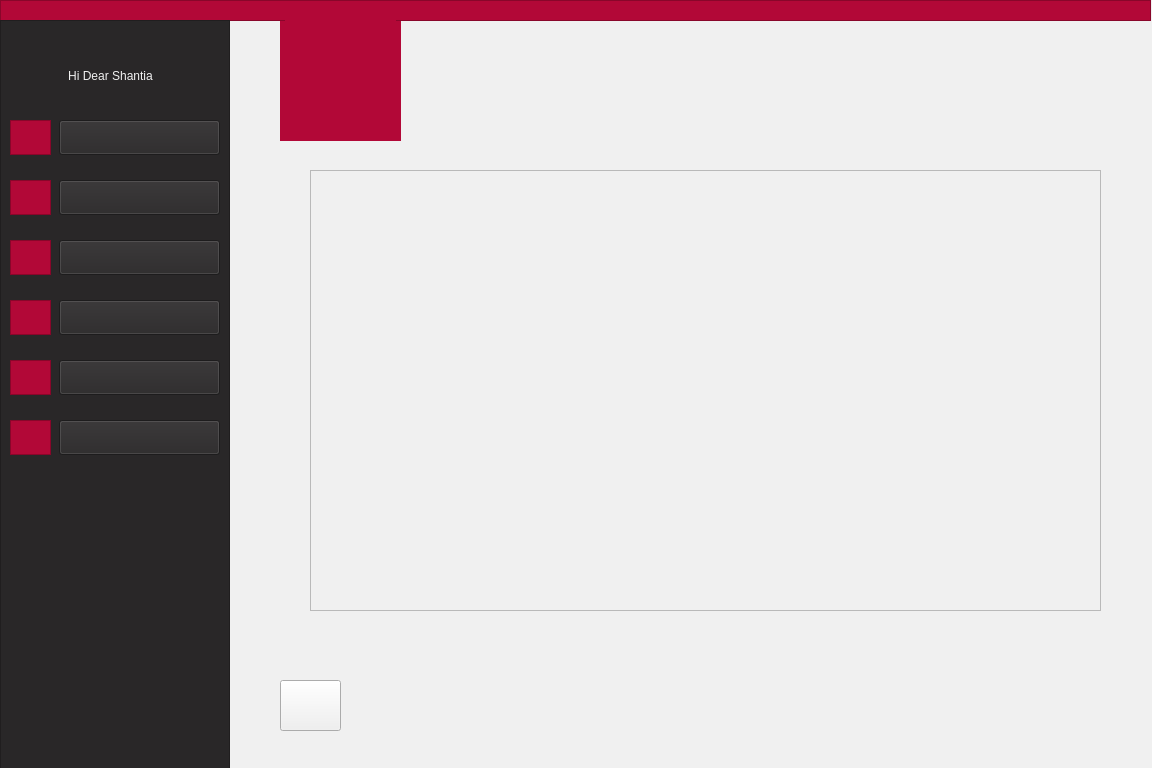
<?xml version="1.0" encoding="UTF-8"?>
<ui version="4.0">
 <class>TeacherClassInfo</class>
 <widget class="QWidget" name="TeacherClassInfo">
  <property name="geometry">
   <rect>
    <x>0</x>
    <y>0</y>
    <width>1152</width>
    <height>768</height>
   </rect>
  </property>
  <property name="minimumSize">
   <size>
    <width>1152</width>
    <height>768</height>
   </size>
  </property>
  <property name="windowTitle">
   <string>Form</string>
  </property>
  <property name="styleSheet">
   <string notr="true">background-color: rgb(240, 240, 240);</string>
  </property>
  <widget class="QLabel" name="label">
   <property name="geometry">
    <rect>
     <x>280</x>
     <y>20</y>
     <width>121</width>
     <height>121</height>
    </rect>
   </property>
   <property name="styleSheet">
    <string notr="true">background-color: rgb(178, 8, 55);
border-color: rgb(178, 8, 55);
</string>
   </property>
   <property name="text">
    <string/>
   </property>
   <property name="pixmap">
    <pixmap>:/AjaxLogo/filename.jpg</pixmap>
   </property>
   <property name="scaledContents">
    <bool>true</bool>
   </property>
   <property name="alignment">
    <set>Qt::AlignCenter</set>
   </property>
  </widget>
  <widget class="QPushButton" name="backToMenu">
   <property name="geometry">
    <rect>
     <x>280</x>
     <y>680</y>
     <width>61</width>
     <height>51</height>
    </rect>
   </property>
   <property name="text">
    <string/>
   </property>
  </widget>
  <widget class="QLabel" name="label_14">
   <property name="geometry">
    <rect>
     <x>280</x>
     <y>680</y>
     <width>41</width>
     <height>46</height>
    </rect>
   </property>
   <property name="styleSheet">
    <string>font: 9pt &quot;Montserrat&quot;;
color: rgb(178, 8, 55);</string>
   </property>
   <property name="text">
    <string/>
   </property>
   <property name="pixmap">
    <pixmap resource="arrowIcon.qrc">:/new/prefix1/icons8-left-arrow-50.png</pixmap>
   </property>
   <property name="scaledContents">
    <bool>true</bool>
   </property>
  </widget>
  <widget class="QFrame" name="frame">
   <property name="geometry">
    <rect>
     <x>0</x>
     <y>0</y>
     <width>1151</width>
     <height>21</height>
    </rect>
   </property>
   <property name="styleSheet">
    <string notr="true">background-color: rgb(178, 8, 55);
border-color: rgb(178, 8, 55);</string>
   </property>
   <property name="frameShape">
    <enum>QFrame::StyledPanel</enum>
   </property>
   <property name="frameShadow">
    <enum>QFrame::Raised</enum>
   </property>
  </widget>
  <widget class="QScrollArea" name="scrollArea">
   <property name="geometry">
    <rect>
     <x>310</x>
     <y>170</y>
     <width>791</width>
     <height>441</height>
    </rect>
   </property>
   <property name="widgetResizable">
    <bool>true</bool>
   </property>
   <widget class="QWidget" name="scrollAreaWidgetContents">
    <property name="geometry">
     <rect>
      <x>0</x>
      <y>0</y>
      <width>789</width>
      <height>439</height>
     </rect>
    </property>
    <layout class="QVBoxLayout" name="verticalLayout_3">
     <item>
      <layout class="QVBoxLayout" name="verticalLayout_2"/>
     </item>
    </layout>
   </widget>
  </widget>
  <widget class="QLabel" name="label_9">
   <property name="geometry">
    <rect>
     <x>285</x>
     <y>20</y>
     <width>111</width>
     <height>111</height>
    </rect>
   </property>
   <property name="styleSheet">
    <string notr="true">background-color: rgb(178, 8, 55);</string>
   </property>
   <property name="text">
    <string/>
   </property>
   <property name="pixmap">
    <pixmap resource="pictures.qrc">:/logo/filename.jpg</pixmap>
   </property>
   <property name="scaledContents">
    <bool>true</bool>
   </property>
  </widget>
  <widget class="QFrame" name="frame_2">
   <property name="geometry">
    <rect>
     <x>0</x>
     <y>20</y>
     <width>230</width>
     <height>768</height>
    </rect>
   </property>
   <property name="styleSheet">
    <string notr="true">background-color: rgb(41, 39, 40);
border-color: rgb(41, 39, 40);</string>
   </property>
   <property name="frameShape">
    <enum>QFrame::StyledPanel</enum>
   </property>
   <property name="frameShadow">
    <enum>QFrame::Raised</enum>
   </property>
   <widget class="QPushButton" name="pushButton">
    <property name="geometry">
     <rect>
      <x>59</x>
      <y>100</y>
      <width>161</width>
      <height>35</height>
     </rect>
    </property>
    <property name="styleSheet">
     <string notr="true">font: 11pt &quot;Montserrat&quot;;
</string>
    </property>
    <property name="text">
     <string/>
    </property>
   </widget>
   <widget class="QPushButton" name="pushButton_2">
    <property name="geometry">
     <rect>
      <x>59</x>
      <y>160</y>
      <width>161</width>
      <height>35</height>
     </rect>
    </property>
    <property name="styleSheet">
     <string notr="true">font: 11pt &quot;Montserrat&quot;;
</string>
    </property>
    <property name="text">
     <string/>
    </property>
   </widget>
   <widget class="QPushButton" name="pushButton_3">
    <property name="geometry">
     <rect>
      <x>59</x>
      <y>220</y>
      <width>161</width>
      <height>35</height>
     </rect>
    </property>
    <property name="styleSheet">
     <string notr="true">font: 11pt &quot;Montserrat&quot;;
</string>
    </property>
    <property name="text">
     <string/>
    </property>
   </widget>
   <widget class="QPushButton" name="pushButton_4">
    <property name="geometry">
     <rect>
      <x>59</x>
      <y>280</y>
      <width>161</width>
      <height>35</height>
     </rect>
    </property>
    <property name="styleSheet">
     <string notr="true">font: 11pt &quot;Montserrat&quot;;
</string>
    </property>
    <property name="text">
     <string/>
    </property>
   </widget>
   <widget class="QPushButton" name="pushButton_5">
    <property name="geometry">
     <rect>
      <x>59</x>
      <y>340</y>
      <width>161</width>
      <height>35</height>
     </rect>
    </property>
    <property name="styleSheet">
     <string notr="true">font: 11pt &quot;Montserrat&quot;;
</string>
    </property>
    <property name="text">
     <string/>
    </property>
   </widget>
   <widget class="QPushButton" name="pushButton_6">
    <property name="geometry">
     <rect>
      <x>59</x>
      <y>400</y>
      <width>161</width>
      <height>35</height>
     </rect>
    </property>
    <property name="styleSheet">
     <string notr="true">font: 11pt &quot;Montserrat&quot;;
</string>
    </property>
    <property name="text">
     <string/>
    </property>
   </widget>
   <widget class="QFrame" name="frame_3">
    <property name="geometry">
     <rect>
      <x>10</x>
      <y>100</y>
      <width>41</width>
      <height>35</height>
     </rect>
    </property>
    <property name="styleSheet">
     <string notr="true">background-color: rgb(178, 8, 55);
border-color: rgb(178, 8, 55);</string>
    </property>
    <property name="frameShape">
     <enum>QFrame::StyledPanel</enum>
    </property>
    <property name="frameShadow">
     <enum>QFrame::Raised</enum>
    </property>
    <widget class="QLabel" name="label_21">
     <property name="geometry">
      <rect>
       <x>5</x>
       <y>2</y>
       <width>31</width>
       <height>31</height>
      </rect>
     </property>
     <property name="styleSheet">
      <string notr="true"/>
     </property>
     <property name="text">
      <string/>
     </property>
     <property name="pixmap">
      <pixmap resource="icon.qrc">:/icon/profile.png</pixmap>
     </property>
     <property name="scaledContents">
      <bool>true</bool>
     </property>
    </widget>
   </widget>
   <widget class="QFrame" name="frame_5">
    <property name="geometry">
     <rect>
      <x>10</x>
      <y>160</y>
      <width>41</width>
      <height>35</height>
     </rect>
    </property>
    <property name="cursor">
     <cursorShape>ArrowCursor</cursorShape>
    </property>
    <property name="styleSheet">
     <string notr="true">background-color: rgb(178, 8, 55);
border-color: rgb(178, 8, 55);</string>
    </property>
    <property name="frameShape">
     <enum>QFrame::StyledPanel</enum>
    </property>
    <property name="frameShadow">
     <enum>QFrame::Raised</enum>
    </property>
    <widget class="QLabel" name="label_18">
     <property name="geometry">
      <rect>
       <x>5</x>
       <y>2</y>
       <width>31</width>
       <height>31</height>
      </rect>
     </property>
     <property name="text">
      <string/>
     </property>
     <property name="pixmap">
      <pixmap resource="icon.qrc">:/icon/message.png</pixmap>
     </property>
     <property name="scaledContents">
      <bool>true</bool>
     </property>
    </widget>
   </widget>
   <widget class="QFrame" name="frame_6">
    <property name="geometry">
     <rect>
      <x>10</x>
      <y>220</y>
      <width>41</width>
      <height>35</height>
     </rect>
    </property>
    <property name="styleSheet">
     <string notr="true">background-color: rgb(178, 8, 55);
border-color: rgb(178, 8, 55);</string>
    </property>
    <property name="frameShape">
     <enum>QFrame::StyledPanel</enum>
    </property>
    <property name="frameShadow">
     <enum>QFrame::Raised</enum>
    </property>
    <widget class="QLabel" name="label_10">
     <property name="geometry">
      <rect>
       <x>5</x>
       <y>2</y>
       <width>31</width>
       <height>31</height>
      </rect>
     </property>
     <property name="text">
      <string/>
     </property>
     <property name="pixmap">
      <pixmap resource="icon.qrc">:/icon/information.png</pixmap>
     </property>
     <property name="scaledContents">
      <bool>true</bool>
     </property>
    </widget>
   </widget>
   <widget class="QFrame" name="frame_7">
    <property name="geometry">
     <rect>
      <x>10</x>
      <y>280</y>
      <width>41</width>
      <height>35</height>
     </rect>
    </property>
    <property name="styleSheet">
     <string notr="true">background-color: rgb(178, 8, 55);
border-color: rgb(178, 8, 55);</string>
    </property>
    <property name="frameShape">
     <enum>QFrame::StyledPanel</enum>
    </property>
    <property name="frameShadow">
     <enum>QFrame::Raised</enum>
    </property>
    <widget class="QLabel" name="label_19">
     <property name="geometry">
      <rect>
       <x>5</x>
       <y>2</y>
       <width>31</width>
       <height>31</height>
      </rect>
     </property>
     <property name="text">
      <string/>
     </property>
     <property name="pixmap">
      <pixmap resource="icon.qrc">:/icon/upload-mail.png</pixmap>
     </property>
     <property name="scaledContents">
      <bool>true</bool>
     </property>
    </widget>
   </widget>
   <widget class="QFrame" name="frame_8">
    <property name="geometry">
     <rect>
      <x>10</x>
      <y>340</y>
      <width>41</width>
      <height>35</height>
     </rect>
    </property>
    <property name="styleSheet">
     <string notr="true">background-color: rgb(178, 8, 55);
border-color: rgb(178, 8, 55);</string>
    </property>
    <property name="frameShape">
     <enum>QFrame::StyledPanel</enum>
    </property>
    <property name="frameShadow">
     <enum>QFrame::Raised</enum>
    </property>
    <widget class="QLabel" name="label_11">
     <property name="geometry">
      <rect>
       <x>5</x>
       <y>2</y>
       <width>31</width>
       <height>31</height>
      </rect>
     </property>
     <property name="text">
      <string/>
     </property>
     <property name="pixmap">
      <pixmap resource="icon.qrc">:/icon/schedule.png</pixmap>
     </property>
     <property name="scaledContents">
      <bool>true</bool>
     </property>
    </widget>
   </widget>
   <widget class="QFrame" name="frame_9">
    <property name="geometry">
     <rect>
      <x>10</x>
      <y>400</y>
      <width>41</width>
      <height>35</height>
     </rect>
    </property>
    <property name="styleSheet">
     <string notr="true">background-color: rgb(178, 8, 55);
border-color: rgb(178, 8, 55);</string>
    </property>
    <property name="frameShape">
     <enum>QFrame::StyledPanel</enum>
    </property>
    <property name="frameShadow">
     <enum>QFrame::Raised</enum>
    </property>
    <widget class="QLabel" name="label_12">
     <property name="geometry">
      <rect>
       <x>5</x>
       <y>2</y>
       <width>31</width>
       <height>31</height>
      </rect>
     </property>
     <property name="text">
      <string/>
     </property>
     <property name="pixmap">
      <pixmap resource="second-icon.qrc">:/secong gr/scorecard.png</pixmap>
     </property>
     <property name="scaledContents">
      <bool>true</bool>
     </property>
    </widget>
   </widget>
   <widget class="QLabel" name="label_2">
    <property name="geometry">
     <rect>
      <x>20</x>
      <y>40</y>
      <width>181</width>
      <height>31</height>
     </rect>
    </property>
    <property name="styleSheet">
     <string notr="true">font: 11pt &quot;Montserrat&quot;;
color: rgb(240, 240, 240);</string>
    </property>
    <property name="text">
     <string>Hi Dear Shantia</string>
    </property>
    <property name="alignment">
     <set>Qt::AlignCenter</set>
    </property>
   </widget>
   <widget class="QLabel" name="label_3">
    <property name="geometry">
     <rect>
      <x>110</x>
      <y>100</y>
      <width>61</width>
      <height>30</height>
     </rect>
    </property>
    <property name="autoFillBackground">
     <bool>false</bool>
    </property>
    <property name="styleSheet">
     <string notr="true">font: 11pt &quot;Montserrat&quot;;
color: rgb(240, 240, 240);</string>
    </property>
    <property name="lineWidth">
     <number>0</number>
    </property>
    <property name="text">
     <string>Profile</string>
    </property>
    <property name="alignment">
     <set>Qt::AlignCenter</set>
    </property>
   </widget>
   <widget class="QLabel" name="label_4">
    <property name="geometry">
     <rect>
      <x>90</x>
      <y>160</y>
      <width>101</width>
      <height>30</height>
     </rect>
    </property>
    <property name="styleSheet">
     <string notr="true">font: 11pt &quot;Montserrat&quot;;
color: rgb(240, 240, 240);</string>
    </property>
    <property name="text">
     <string>Messages</string>
    </property>
    <property name="alignment">
     <set>Qt::AlignCenter</set>
    </property>
   </widget>
   <widget class="QLabel" name="label_5">
    <property name="geometry">
     <rect>
      <x>60</x>
      <y>220</y>
      <width>161</width>
      <height>30</height>
     </rect>
    </property>
    <property name="styleSheet">
     <string notr="true">font: 11pt &quot;Montserrat&quot;;
color: rgb(240, 240, 240);</string>
    </property>
    <property name="text">
     <string>Class Information</string>
    </property>
    <property name="alignment">
     <set>Qt::AlignCenter</set>
    </property>
   </widget>
   <widget class="QLabel" name="label_6">
    <property name="geometry">
     <rect>
      <x>70</x>
      <y>280</y>
      <width>141</width>
      <height>30</height>
     </rect>
    </property>
    <property name="styleSheet">
     <string notr="true">font: 11pt &quot;Montserrat&quot;;
color: rgb(240, 240, 240);</string>
    </property>
    <property name="text">
     <string>Send Assertion</string>
    </property>
    <property name="alignment">
     <set>Qt::AlignCenter</set>
    </property>
   </widget>
   <widget class="QLabel" name="label_7">
    <property name="geometry">
     <rect>
      <x>60</x>
      <y>340</y>
      <width>161</width>
      <height>30</height>
     </rect>
    </property>
    <property name="styleSheet">
     <string notr="true">font: 11pt &quot;Montserrat&quot;;
color: rgb(240, 240, 240);</string>
    </property>
    <property name="text">
     <string>Weekly Schedule</string>
    </property>
    <property name="alignment">
     <set>Qt::AlignCenter</set>
    </property>
   </widget>
   <widget class="QLabel" name="label_8">
    <property name="geometry">
     <rect>
      <x>70</x>
      <y>400</y>
      <width>131</width>
      <height>30</height>
     </rect>
    </property>
    <property name="styleSheet">
     <string notr="true">font: 11pt &quot;Montserrat&quot;;
color: rgb(240, 240, 240);</string>
    </property>
    <property name="text">
     <string>Record Scores</string>
    </property>
    <property name="alignment">
     <set>Qt::AlignCenter</set>
    </property>
   </widget>
   <zorder>frame_3</zorder>
   <zorder>frame_5</zorder>
   <zorder>frame_6</zorder>
   <zorder>frame_7</zorder>
   <zorder>frame_8</zorder>
   <zorder>frame_9</zorder>
   <zorder>label_2</zorder>
   <zorder>label_3</zorder>
   <zorder>label_4</zorder>
   <zorder>label_6</zorder>
   <zorder>label_7</zorder>
   <zorder>label_8</zorder>
   <zorder>pushButton</zorder>
   <zorder>pushButton_2</zorder>
   <zorder>pushButton_4</zorder>
   <zorder>pushButton_5</zorder>
   <zorder>pushButton_6</zorder>
   <zorder>label_5</zorder>
   <zorder>pushButton_3</zorder>
  </widget>
  <zorder>label</zorder>
  <zorder>label_14</zorder>
  <zorder>frame</zorder>
  <zorder>scrollArea</zorder>
  <zorder>label_9</zorder>
  <zorder>frame_2</zorder>
  <zorder>backToMenu</zorder>
 </widget>
 <resources>
  <include location="icon.qrc"/>
  <include location="arrowIcon.qrc"/>
  <include location="second-icon.qrc"/>
  <include location="pictures.qrc"/>
 </resources>
 <connections/>
</ui>
